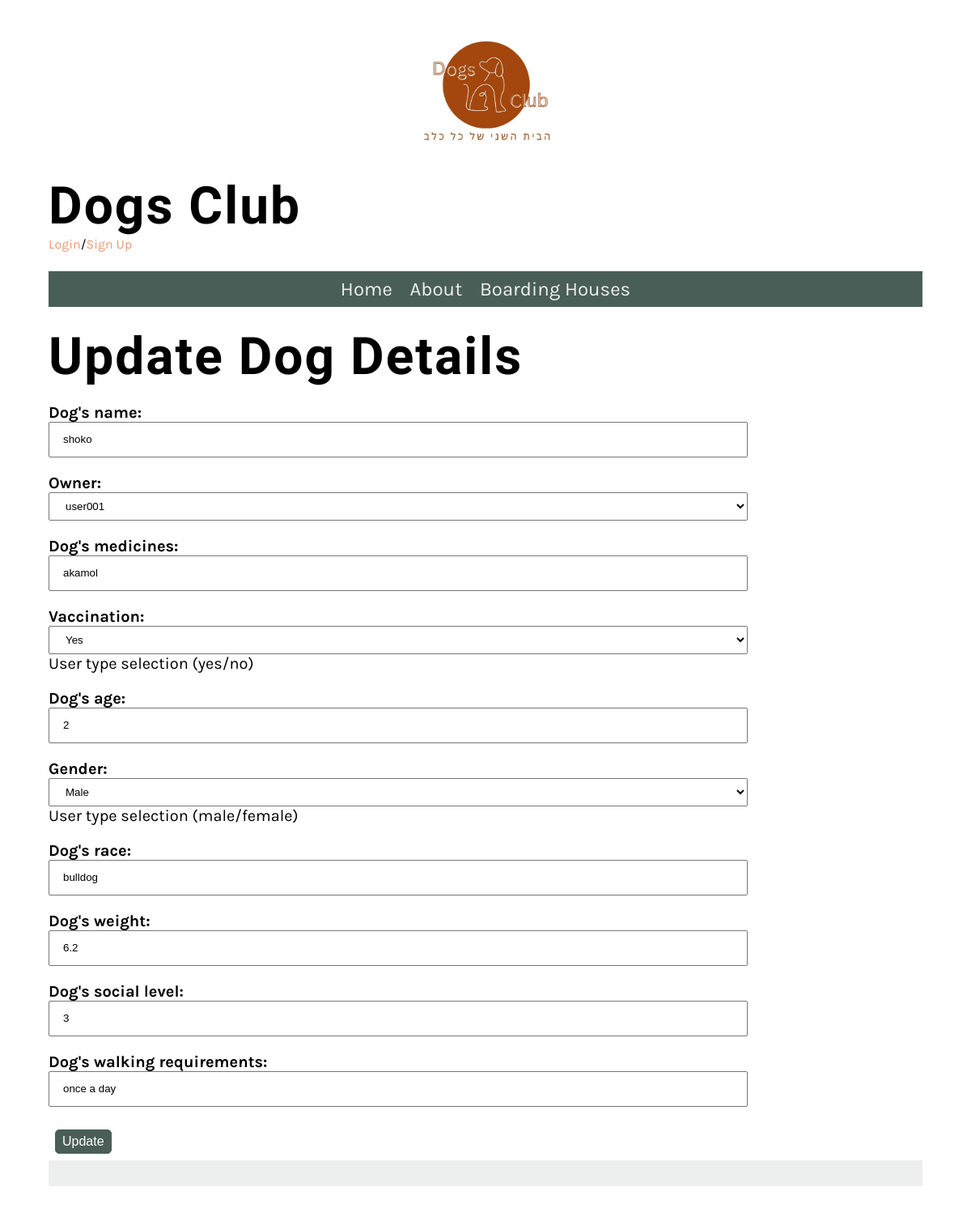
Screenshot of /Website/dogs/10203040/update/ with the database file from the repository.
### Website/models.py (models this page shows, shortened)
class Dog(models.Model):
    chip_id = models.CharField(primary_key=True, max_length=50, unique=True, verbose_name="CHIPID")
    name = models.CharField(max_length=20, verbose_name="Dog's name")
    owner = models.ForeignKey(User, on_delete=models.CASCADE, verbose_name="Owner")
    medicines = models.CharField(max_length=80, verbose_name="Dog's medicines")
    VACCINATION_CHOICES = [
        ('yes', 'Yes'),
        ('no', 'No')
    ]
    vaccination = models.CharField(max_length=3, choices=VACCINATION_CHOICES, verbose_name="Vaccination", help_text="User type selection (yes/no)")
    age = models.IntegerField(verbose_name="Dog's age")
    GENDER_CHOICES = [
        ('male', 'Male'),
        ('female', 'Female')
    ]
    gender = models.CharField(max_length=8, choices=GENDER_CHOICES, verbose_name="Gender", help_text="User type selection (male/female)")
    race = models.CharField(max_length=20, verbose_name="Dog's race")
    weight = models.FloatField(verbose_name="Dog's weight")
    social_level = models.CharField(max_length=100, verbose_name="Dog's social level")
    walking_requirements = models.CharField(max_length=100, verbose_name="Dog's walking requirements")

### Website/views.py (the view, shortened to what this page needs)
# urls.py: path('dogs/<str:chip_id>/update/', DogUpdateView.as_view(), name='update_dog'),
class DogUpdateView(UpdateView):
    model = Dog
    fields = ['name', 'owner', 'medicines', 'vaccination', 'age', 'gender', 'race', 'weight', 'social_level', 'walking_requirements']
    template_name = 'dog_update.html'
    def get_object(self, queryset=None):
        chip_id = self.kwargs.get('chip_id')
        return get_object_or_404(Dog, chip_id=chip_id)

### Website/templates/dog_update.html (shortened to what this page needs)
{% extends 'base.html' %}
{% block content %}
<!DOCTYPE html>
<html lang="en">
<head>
</head>
<body>
    <h1>Update Dog Details</h1>
    <form method="post">
        {{ form.as_p }}
        <button type="submit" class="small_button">Update</button>
    </form>
</body>
</html>
{% endblock %}

### Website/static/css/style.css (style rules this page uses)
body { font-family: 'Karla', sans-serif; margin-top: 3rem; margin-bottom: 3rem; margin-left: 5%; margin-right: 5%; }
h1, h2, h3, h4, h5, h6 { font-family: 'Markazi Text', serif; letter-spacing: 2px;; }
h1 { font-size: 4rem; margin-top: 1.5rem; margin-bottom: 0; }
p, ul { font-size: 1.25rem;; }
label { font-weight: bold; display: block; }
input, select { width: 80%; display: block; padding: .5rem 1rem; line-height: 1.5rem; box-sizing: border-box; }
.small_button { padding: .25rem .5rem; border: 1px solid #495E57; background-color: #495E57; border-radius: 5px; font-size: 1rem; display: inline-block; color: #fff; line-height: 20px; margin: 0.5rem; }

### rows the page displays
Dog: name "shoko", owner "user001", medicines "akamol", vaccination "Yes", age "2", gender "Male", race "bulldog", weight "6.2", social_level "3", walking_requirements "once a day"
